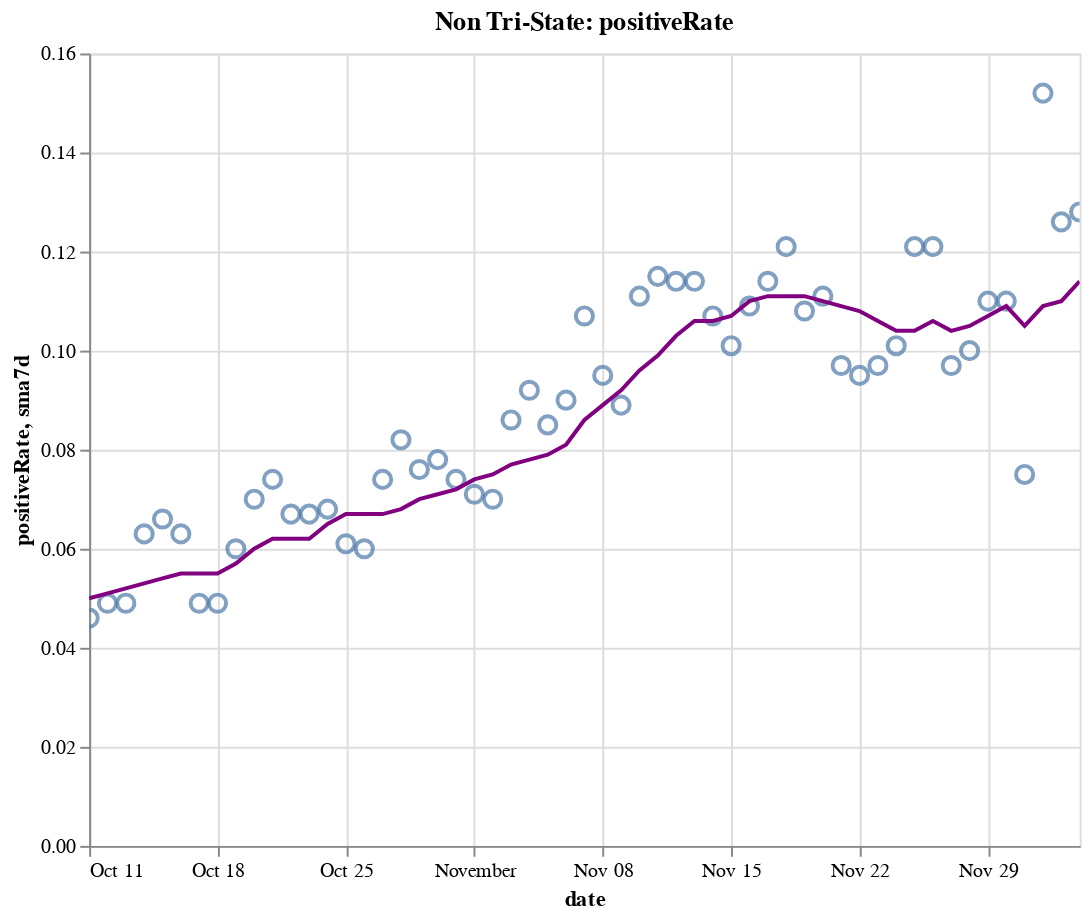

Notebook code cell kept with this figure:
### Code cell
create_plot(non_tristate, 'positiveRate')

### Figure 1 — Vega-Lite specification as saved in the notebook (floating-point values rounded to 4 significant figures)
{"config": {"view": {"continuousWidth": 400, "continuousHeight": 300}}, "layer": [{"layer": [{"mark": {"type": "point", "size": 75}, "encoding": {"tooltip": [{"type": "temporal", "field": "date"}, {"type": "quantitative", "field": "positiveRate"}, {"type": "quantitative", "field": "sma7d"}], "x": {"type": "temporal", "field": "date"}, "y": {"type": "quantitative", "field": "positiveRate"}}, "selection": {"selector016": {"type": "interval", "bind": "scales", "encodings": ["x", "y"]}}}, {"mark": {"type": "line", "color": "purple"}, "encoding": {"x": {"type": "temporal", "field": "date"}, "y": {"type": "quantitative", "field": "sma7d"}}}]}, {"mark": {"type": "rule", "color": "#aaa"}, "encoding": {"x": {"type": "temporal", "field": "date"}}, "transform": [{"filter": {"selection": "selector015"}}]}, {"mark": "circle", "encoding": {"opacity": {"condition": {"value": 1, "selection": "selector015"}, "value": 0}, "tooltip": [{"type": "temporal", "field": "date"}, {"type": "quantitative", "field": "positiveRate"}, {"type": "quantitative", "field": "sma7d"}], "x": {"type": "temporal", "field": "date"}, "y": {"type": "quantitative", "field": "positiveRate"}}, "selection": {"selector015": {"type": "single", "encodings": ["x"], "on": "mouseover", "nearest": true, "empty": "none"}}}, {"mark": {"type": "text", "align": "left", "dx": 5, "dy": -5, "stroke": "white", "strokeWidth": 2}, "encoding": {"text": {"type": "quantitative", "field": "positiveRate"}, "tooltip": [{"type": "temporal", "field": "date"}, {"type": "quantitative", "field": "positiveRate"}, {"type": "quantitative", "field": "sma7d"}], "x": {"type": "temporal", "field": "date"}, "y": {"type": "quantitative", "field": "positiveRate"}}, "transform": [{"filter": {"selection": "selector015"}}]}, {"mark": {"type": "text", "align": "left", "dx": 5, "dy": -5}, "encoding": {"text": {"type": "quantitative", "field": "positiveRate"}, "tooltip": [{"type": "temporal", "field": "date"}, {"type": "quantitative", "field": "positiveRate"}, {"type": "quantitative", "field": "sma7d"}], "x": {"type": "temporal", "field": "date"}, "y": {"type": "quantitative", "field": "positiveRate"}}, "transform": [{"filter": {"selection": "selector015"}}]}], "data": {"name": "data-7cc48fb1d69de11273187aee17348c4b"}, "height": 400, "title": "Non Tri-State: positiveRate", "width": 500, "$schema": "https://vega.github.io/schema/vega-lite/v4.8.1.json", "datasets": {"data-7cc48fb1d69de11273187aee17348c4b": [{"date": "2020-10-11T00:00:00", "totalTestResultsIncrease": 959100.0, "positiveIncrease": 44370.0, "death": 160400.0, "deathIncrease": 460.0, "positiveRate": 0.046, "state": "Non Tri-State", "sma7d": 0.05}, {"date": "2020-10-12T00:00:00", "totalTestResultsIncrease": 810500.0, "positiveIncrease": 39810.0, "death": 160700.0, "deathIncrease": 266.0, "positiveRate": 0.049, "state": "Non Tri-State", "sma7d": 0.051}, {"date": "2020-10-13T00:00:00", "totalTestResultsIncrease": 938400.0, "positiveIncrease": 45890.0, "death": 161400.0, "deathIncrease": 679.0, "positiveRate": 0.049, "state": "Non Tri-State", "sma7d": 0.052}, {"date": "2020-10-14T00:00:00", "totalTestResultsIncrease": 860500.0, "positiveIncrease": 53780.0, "death": 162200.0, "deathIncrease": 787.0, "positiveRate": 0.063, "state": "Non Tri-State", "sma7d": 0.053}, {"date": "2020-10-15T00:00:00", "totalTestResultsIncrease": 926800.0, "positiveIncrease": 60800.0, "death": 163100.0, "deathIncrease": 908.0, "positiveRate": 0.066, "state": "Non Tri-State", "sma7d": 0.054}, {"date": "2020-10-16T00:00:00", "totalTestResultsIncrease": 1031000.0, "positiveIncrease": 64930.0, "death": 164000.0, "deathIncrease": 880.0, "positiveRate": 0.063, "state": "Non Tri-State", "sma7d": 0.055}, {"date": "2020-10-17T00:00:00", "totalTestResultsIncrease": 1104000.0, "positiveIncrease": 54610.0, "death": 164700.0, "deathIncrease": 762.0, "positiveRate": 0.049, "state": "Non Tri-State", "sma7d": 0.055}, {"date": "2020-10-18T00:00:00", "totalTestResultsIncrease": 921600.0, "positiveIncrease": 45620.0, "death": 165100.0, "deathIncrease": 388.0, "positiveRate": 0.049, "state": "Non Tri-State", "sma7d": 0.055}, {"date": "2020-10-19T00:00:00", "totalTestResultsIncrease": 900100.0, "positiveIncrease": 53730.0, "death": 165500.0, "deathIncrease": 426.0, "positiveRate": 0.06, "state": "Non Tri-State", "sma7d": 0.057}, {"date": "2020-10-20T00:00:00", "totalTestResultsIncrease": 829900.0, "positiveIncrease": 57930.0, "death": 166300.0, "deathIncrease": 806.0, "positiveRate": 0.07, "state": "Non Tri-State", "sma7d": 0.06}, {"date": "2020-10-21T00:00:00", "totalTestResultsIncrease": 772300.0, "positiveIncrease": 57490.0, "death": 167300.0, "deathIncrease": 986.0, "positiveRate": 0.074, "state": "Non Tri-State", "sma7d": 0.062}, {"date": "2020-10-22T00:00:00", "totalTestResultsIncrease": 1039000.0, "positiveIncrease": 69550.0, "death": 168400.0, "deathIncrease": 1091.0, "positiveRate": 0.067, "state": "Non Tri-State", "sma7d": 0.062}, {"date": "2020-10-23T00:00:00", "totalTestResultsIncrease": 1178000.0, "positiveIncrease": 78970.0, "death": 169300.0, "deathIncrease": 905.0, "positiveRate": 0.067, "state": "Non Tri-State", "sma7d": 0.062}, {"date": "2020-10-24T00:00:00", "totalTestResultsIncrease": 1165000.0, "positiveIncrease": 79320.0, "death": 170200.0, "deathIncrease": 869.0, "positiveRate": 0.068, "state": "Non Tri-State", "sma7d": 0.065}, {"date": "2020-10-25T00:00:00", "totalTestResultsIncrease": 1021000.0, "positiveIncrease": 62130.0, "death": 170600.0, "deathIncrease": 366.0, "positiveRate": 0.061, "state": "Non Tri-State", "sma7d": 0.067}, {"date": "2020-10-26T00:00:00", "totalTestResultsIncrease": 967400.0, "positiveIncrease": 58070.0, "death": 170900.0, "deathIncrease": 371.0, "positiveRate": 0.06, "state": "Non Tri-State", "sma7d": 0.067}, {"date": "2020-10-27T00:00:00", "totalTestResultsIncrease": 916900.0, "positiveIncrease": 67910.0, "death": 171800.0, "deathIncrease": 883.0, "positiveRate": 0.074, "state": "Non Tri-State", "sma7d": 0.067}, {"date": "2020-10-28T00:00:00", "totalTestResultsIncrease": 913400.0, "positiveIncrease": 74560.0, "death": 172800.0, "deathIncrease": 1002.0, "positiveRate": 0.082, "state": "Non Tri-State", "sma7d": 0.068}, {"date": "2020-10-29T00:00:00", "totalTestResultsIncrease": 1093000.0, "positiveIncrease": 83360.0, "death": 173800.0, "deathIncrease": 1005.0, "positiveRate": 0.076, "state": "Non Tri-State", "sma7d": 0.07}, {"date": "2020-10-30T00:00:00", "totalTestResultsIncrease": 1184000.0, "positiveIncrease": 92250.0, "death": 174700.0, "deathIncrease": 921.0, "positiveRate": 0.078, "state": "Non Tri-State", "sma7d": 0.071}, {"date": "2020-10-31T00:00:00", "totalTestResultsIncrease": 1172000.0, "positiveIncrease": 87170.0, "death": 175700.0, "deathIncrease": 949.0, "positiveRate": 0.074, "state": "Non Tri-State", "sma7d": 0.072}, {"date": "2020-11-01T00:00:00", "totalTestResultsIncrease": 977200.0, "positiveIncrease": 69850.0, "death": 176100.0, "deathIncrease": 374.0, "positiveRate": 0.071, "state": "Non Tri-State", "sma7d": 0.074}, {"date": "2020-11-02T00:00:00", "totalTestResultsIncrease": 1087000.0, "positiveIncrease": 76400.0, "death": 176500.0, "deathIncrease": 463.0, "positiveRate": 0.07, "state": "Non Tri-State", "sma7d": 0.075}, {"date": "2020-11-03T00:00:00", "totalTestResultsIncrease": 956000.0, "positiveIncrease": 82520.0, "death": 178000.0, "deathIncrease": 1481.0, "positiveRate": 0.086, "state": "Non Tri-State", "sma7d": 0.077}, {"date": "2020-11-04T00:00:00", "totalTestResultsIncrease": 1053000.0, "positiveIncrease": 97230.0, "death": 179100.0, "deathIncrease": 1068.0, "positiveRate": 0.092, "state": "Non Tri-State", "sma7d": 0.078}, {"date": "2020-11-05T00:00:00", "totalTestResultsIncrease": 1299000.0, "positiveIncrease": 109800.0, "death": 180200.0, "deathIncrease": 1099.0, "positiveRate": 0.085, "state": "Non Tri-State", "sma7d": 0.079}, {"date": "2020-11-06T00:00:00", "totalTestResultsIncrease": 1328000.0, "positiveIncrease": 119300.0, "death": 181300.0, "deathIncrease": 1127.0, "positiveRate": 0.09, "state": "Non Tri-State", "sma7d": 0.081}, {"date": "2020-11-07T00:00:00", "totalTestResultsIncrease": 1150000.0, "positiveIncrease": 122400.0, "death": 182400.0, "deathIncrease": 1092.0, "positiveRate": 0.107, "state": "Non Tri-State", "sma7d": 0.086}, {"date": "2020-11-08T00:00:00", "totalTestResultsIncrease": 1105000.0, "positiveIncrease": 104800.0, "death": 182900.0, "deathIncrease": 473.0, "positiveRate": 0.095, "state": "Non Tri-State", "sma7d": 0.089}, {"date": "2020-11-09T00:00:00", "totalTestResultsIncrease": 1243000.0, "positiveIncrease": 110900.0, "death": 183400.0, "deathIncrease": 513.0, "positiveRate": 0.089, "state": "Non Tri-State", "sma7d": 0.092}, {"date": "2020-11-10T00:00:00", "totalTestResultsIncrease": 1097000.0, "positiveIncrease": 121900.0, "death": 184700.0, "deathIncrease": 1298.0, "positiveRate": 0.111, "state": "Non Tri-State", "sma7d": 0.096}, {"date": "2020-11-11T00:00:00", "totalTestResultsIncrease": 1173000.0, "positiveIncrease": 135200.0, "death": 186200.0, "deathIncrease": 1518.0, "positiveRate": 0.115, "state": "Non Tri-State", "sma7d": 0.099}, {"date": "2020-11-12T00:00:00", "totalTestResultsIncrease": 1249000.0, "positiveIncrease": 142600.0, "death": 187300.0, "deathIncrease": 1061.0, "positiveRate": 0.114, "state": "Non Tri-State", "sma7d": 0.103}, {"date": "2020-11-13T00:00:00", "totalTestResultsIncrease": 1406000.0, "positiveIncrease": 160600.0, "death": 188500.0, "deathIncrease": 1206.0, "positiveRate": 0.114, "state": "Non Tri-State", "sma7d": 0.106}, {"date": "2020-11-14T00:00:00", "totalTestResultsIncrease": 1436000.0, "positiveIncrease": 153800.0, "death": 189700.0, "deathIncrease": 1281.0, "positiveRate": 0.107, "state": "Non Tri-State", "sma7d": 0.106}, {"date": "2020-11-15T00:00:00", "totalTestResultsIncrease": 1354000.0, "positiveIncrease": 136200.0, "death": 190400.0, "deathIncrease": 639.0, "positiveRate": 0.101, "state": "Non Tri-State", "sma7d": 0.107}, {"date": "2020-11-16T00:00:00", "totalTestResultsIncrease": 1273000.0, "positiveIncrease": 138500.0, "death": 190900.0, "deathIncrease": 557.0, "positiveRate": 0.109, "state": "Non Tri-State", "sma7d": 0.11}, {"date": "2020-11-17T00:00:00", "totalTestResultsIncrease": 1285000.0, "positiveIncrease": 145900.0, "death": 192400.0, "deathIncrease": 1475.0, "positiveRate": 0.114, "state": "Non Tri-State", "sma7d": 0.111}, {"date": "2020-11-18T00:00:00", "totalTestResultsIncrease": 1259000.0, "positiveIncrease": 152600.0, "death": 194200.0, "deathIncrease": 1778.0, "positiveRate": 0.121, "state": "Non Tri-State", "sma7d": 0.111}, {"date": "2020-11-19T00:00:00", "totalTestResultsIncrease": 1585000.0, "positiveIncrease": 171000.0, "death": 196100.0, "deathIncrease": 1880.0, "positiveRate": 0.108, "state": "Non Tri-State", "sma7d": 0.111}, {"date": "2020-11-20T00:00:00", "totalTestResultsIncrease": 1635000.0, "positiveIncrease": 181600.0, "death": 197900.0, "deathIncrease": 1803.0, "positiveRate": 0.111, "state": "Non Tri-State", "sma7d": 0.11}, {"date": "2020-11-21T00:00:00", "totalTestResultsIncrease": 1747000.0, "positiveIncrease": 169100.0, "death": 199300.0, "deathIncrease": 1444.0, "positiveRate": 0.097, "state": "Non Tri-State", "sma7d": 0.109}, {"date": "2020-11-22T00:00:00", "totalTestResultsIncrease": 1494000.0, "positiveIncrease": 141500.0, "death": 200200.0, "deathIncrease": 852.0, "positiveRate": 0.095, "state": "Non Tri-State", "sma7d": 0.108}, {"date": "2020-11-23T00:00:00", "totalTestResultsIncrease": 1404000.0, "positiveIncrease": 136200.0, "death": 201000.0, "deathIncrease": 868.0, "positiveRate": 0.097, "state": "Non Tri-State", "sma7d": 0.106}, {"date": "2020-11-24T00:00:00", "totalTestResultsIncrease": 1562000.0, "positiveIncrease": 157300.0, "death": 203000.0, "deathIncrease": 1958.0, "positiveRate": 0.101, "state": "Non Tri-State", "sma7d": 0.104}, {"date": "2020-11-25T00:00:00", "totalTestResultsIncrease": 1414000.0, "positiveIncrease": 171400.0, "death": 205100.0, "deathIncrease": 2136.0, "positiveRate": 0.121, "state": "Non Tri-State", "sma7d": 0.104}, {"date": "2020-11-26T00:00:00", "totalTestResultsIncrease": 948000.0, "positiveIncrease": 114900.0, "death": 206400.0, "deathIncrease": 1230.0, "positiveRate": 0.121, "state": "Non Tri-State", "sma7d": 0.106}, {"date": "2020-11-27T00:00:00", "totalTestResultsIncrease": 1831000.0, "positiveIncrease": 178000.0, "death": 207600.0, "deathIncrease": 1281.0, "positiveRate": 0.097, "state": "Non Tri-State", "sma7d": 0.104}, {"date": "2020-11-28T00:00:00", "totalTestResultsIncrease": 1450000.0, "positiveIncrease": 144700.0, "death": 208800.0, "deathIncrease": 1178.0, "positiveRate": 0.1, "state": "Non Tri-State", "sma7d": 0.105}, {"date": "2020-11-29T00:00:00", "totalTestResultsIncrease": 1129000.0, "positiveIncrease": 124700.0, "death": 209600.0, "deathIncrease": 732.0, "positiveRate": 0.11, "state": "Non Tri-State", "sma7d": 0.107}, {"date": "2020-11-30T00:00:00", "totalTestResultsIncrease": 1208000.0, "positiveIncrease": 132900.0, "death": 210600.0, "deathIncrease": 1005.0, "positiveRate": 0.11, "state": "Non Tri-State", "sma7d": 0.109}, {"date": "2020-12-01T00:00:00", "totalTestResultsIncrease": 2165000.0, "positiveIncrease": 163400.0, "death": 212800.0, "deathIncrease": 2294.0, "positiveRate": 0.075, "state": "Non Tri-State", "sma7d": 0.105}, {"date": "2020-12-02T00:00:00", "totalTestResultsIncrease": 1182000.0, "positiveIncrease": 179900.0, "death": 215400.0, "deathIncrease": 2547.0, "positiveRate": 0.152, "state": "Non Tri-State", "sma7d": 0.109}, {"date": "2020-12-03T00:00:00", "totalTestResultsIncrease": 1515000.0, "positiveIncrease": 190800.0, "death": 218000.0, "deathIncrease": 2556.0, "positiveRate": 0.126, "state": "Non Tri-State", "sma7d": 0.11}, {"date": "2020-12-04T00:00:00", "totalTestResultsIncrease": 1613000.0, "positiveIncrease": 206400.0, "death": 220400.0, "deathIncrease": 2420.0, "positiveRate": 0.128, "state": "Non Tri-State", "sma7d": 0.114}]}}
